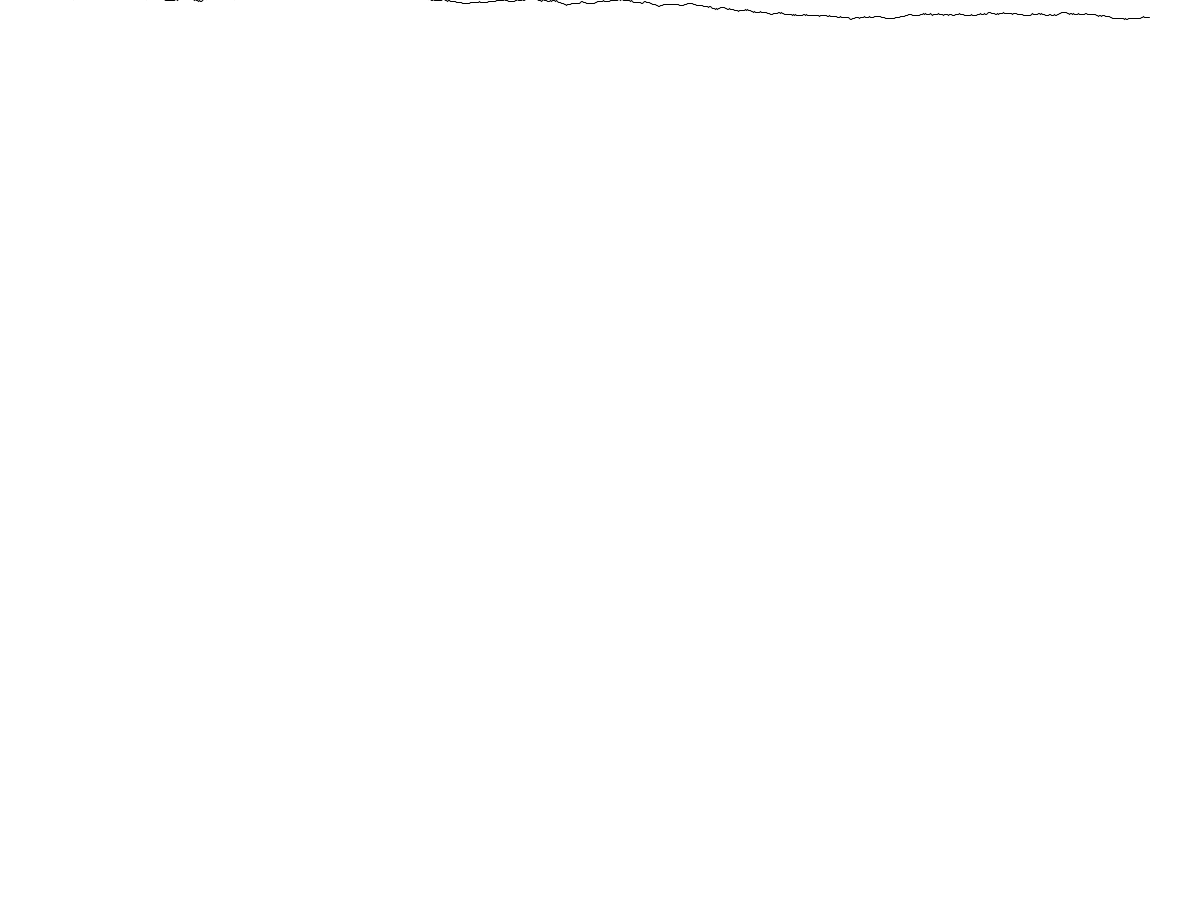
Frame 1 (no input)
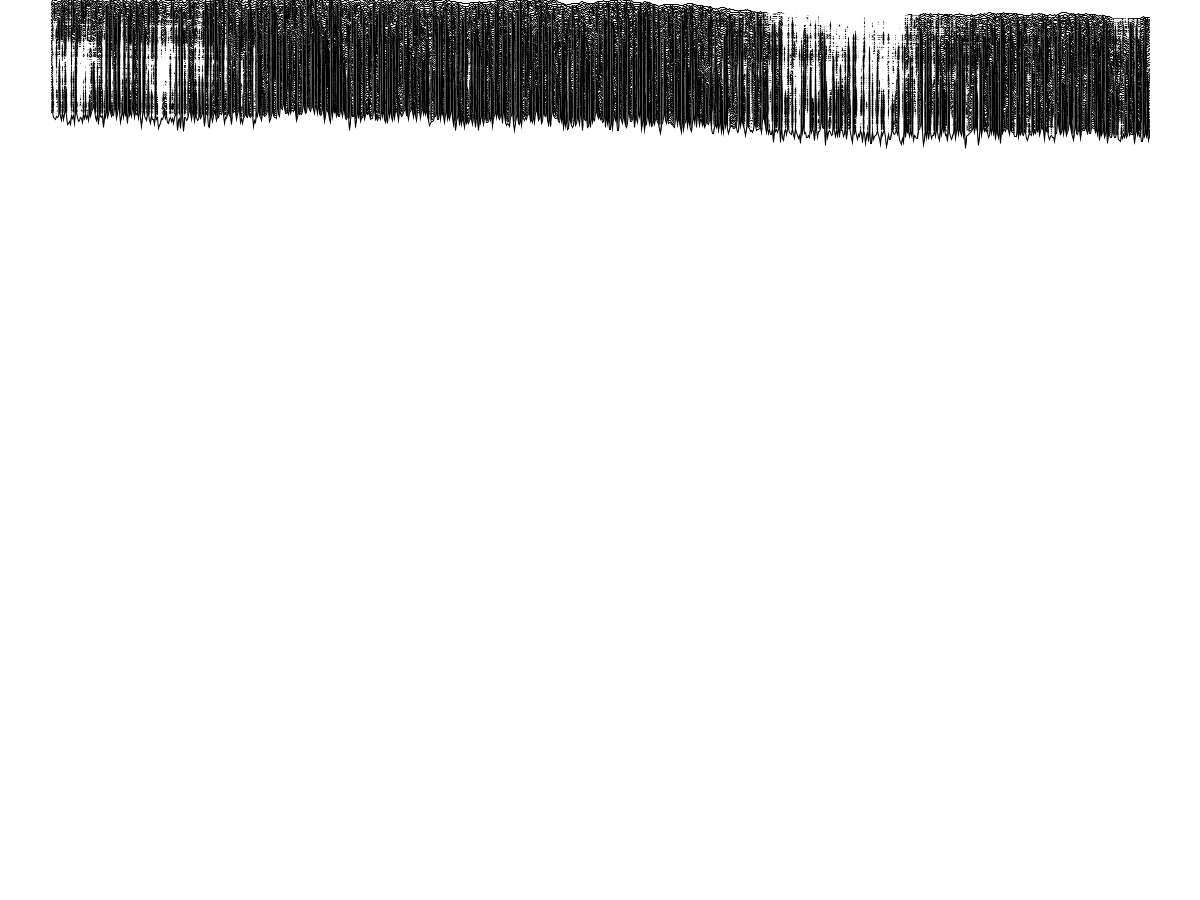
Frame 60 (the mouse pressed at the canvas centre just before this capture)
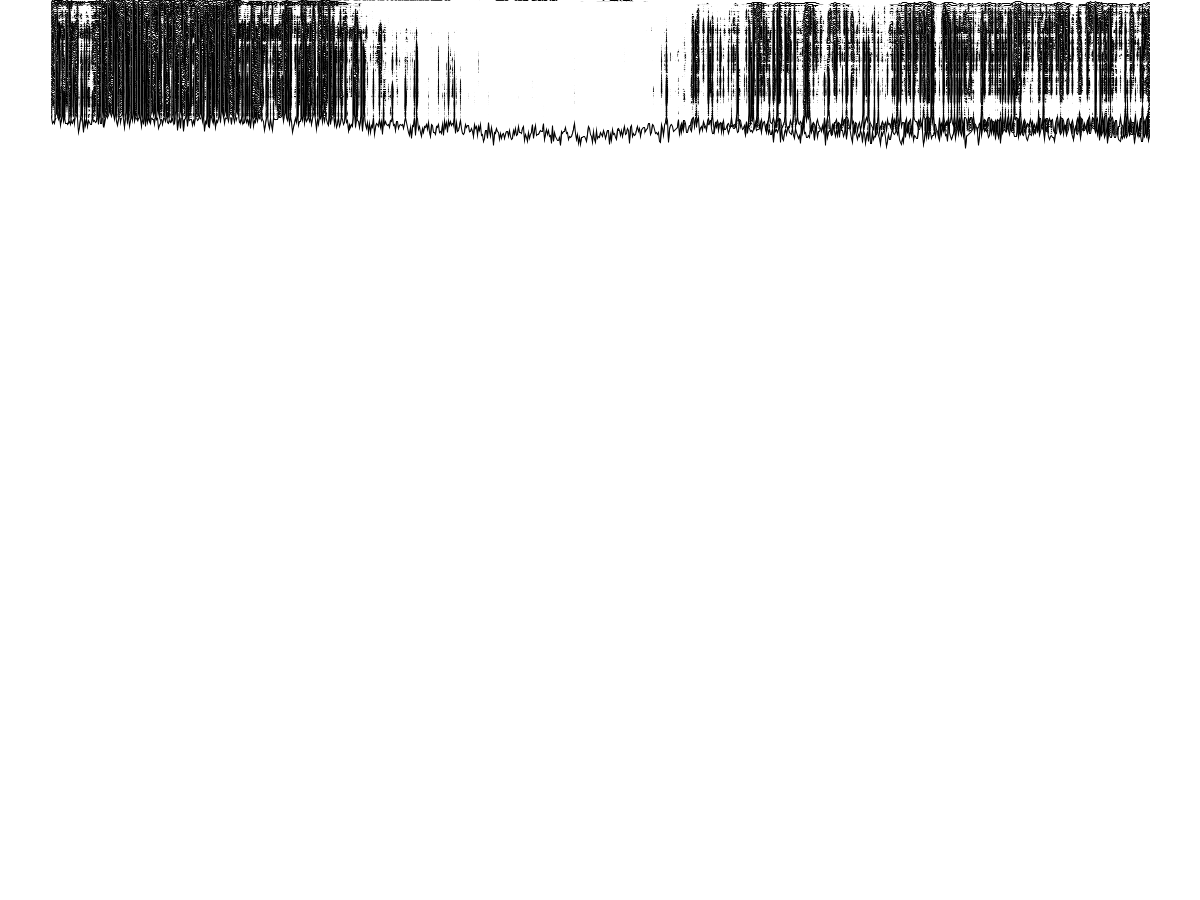
Frame 120 (the mouse held since frame 60 and released just before this capture)

The Processing sketch that drew these frames (run headless with seeded random() and noise(); from frame 60 on, the mouse is pressed at the canvas centre):

// Processing sketch: paintfallingonwood
// ── paintfallingonwood.pde
float[] xArray = new float[1200];
float[] yArray = new float[1200];
int initiator = 0;
 
 
void setup()
{
  size(1200,900);
  background(#FFFFFF);
  strokeWeight(1);
  stroke(0);
 
}
 
void draw()
{
  addRandoms();
  beginShape();
  for (int i = 1; i < xArray.length; i++)
    {
    if (xArray[i] < width-50){
      vertex(xArray[i], yArray[i]);
      }
    }
  endShape();
}
 
void addRandoms()
{
  if ( initiator < 100)
  {
     
    for (int i = 1; i < (xArray.length); i++)
    {
      xArray[0] = 50;
      xArray[i] = xArray[i-1] + 1;
      yArray[0] = 0;
      yArray[i] = yArray[i-1] - random(1) + random(1);
    }
    initiator = initiator + 1000;
  }
  else
    {
      for (int i = 1; i < yArray.length; i++)
        {
          yArray[i] = yArray[i] + 1.5 + random(2) - random(1);
        }
    }
 
}
 
void mousePressed()
{
  background(#FFFFFF);
 initiator = 0;
   
}
